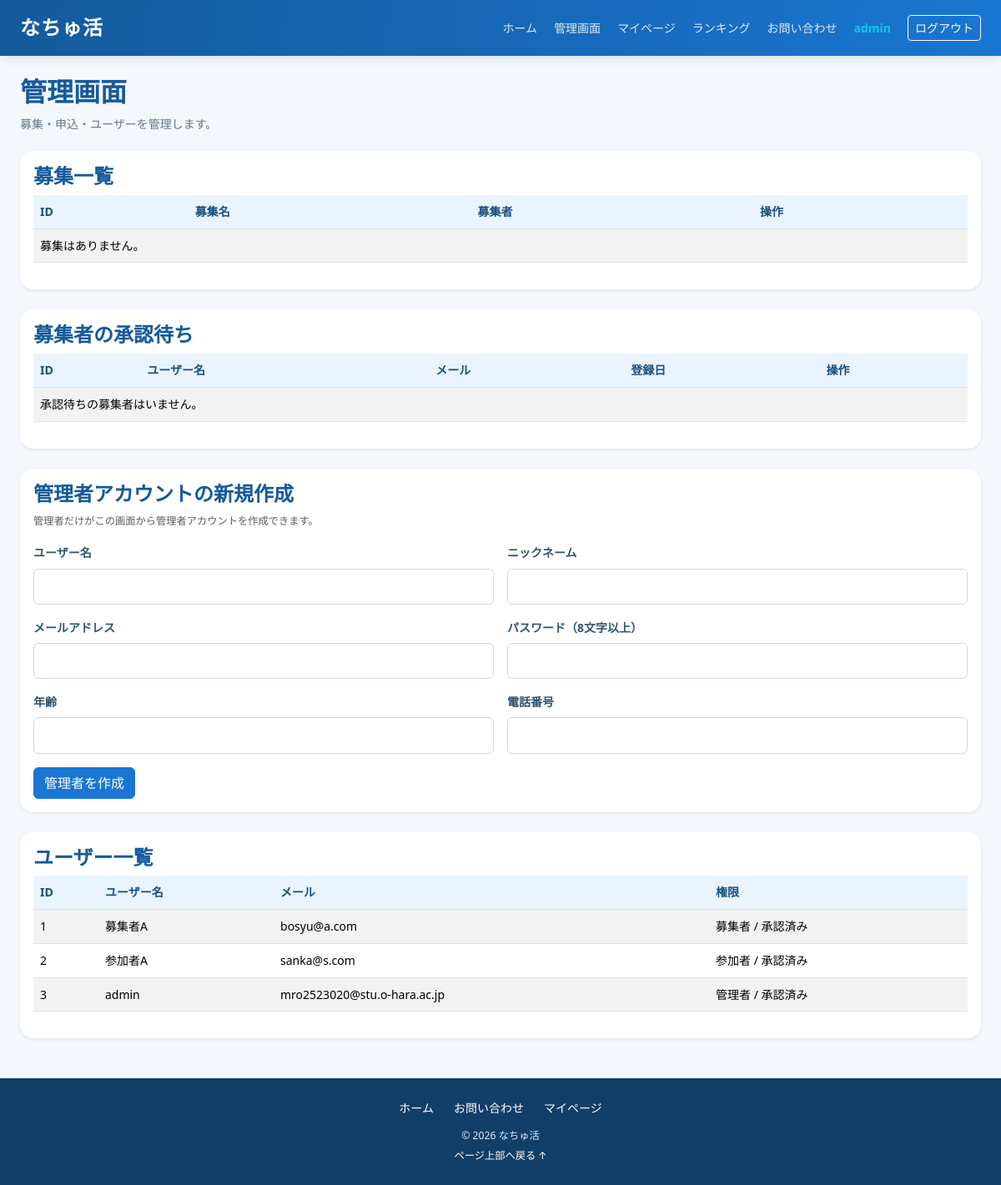
Page /admin (signed in) on the earlier database version.
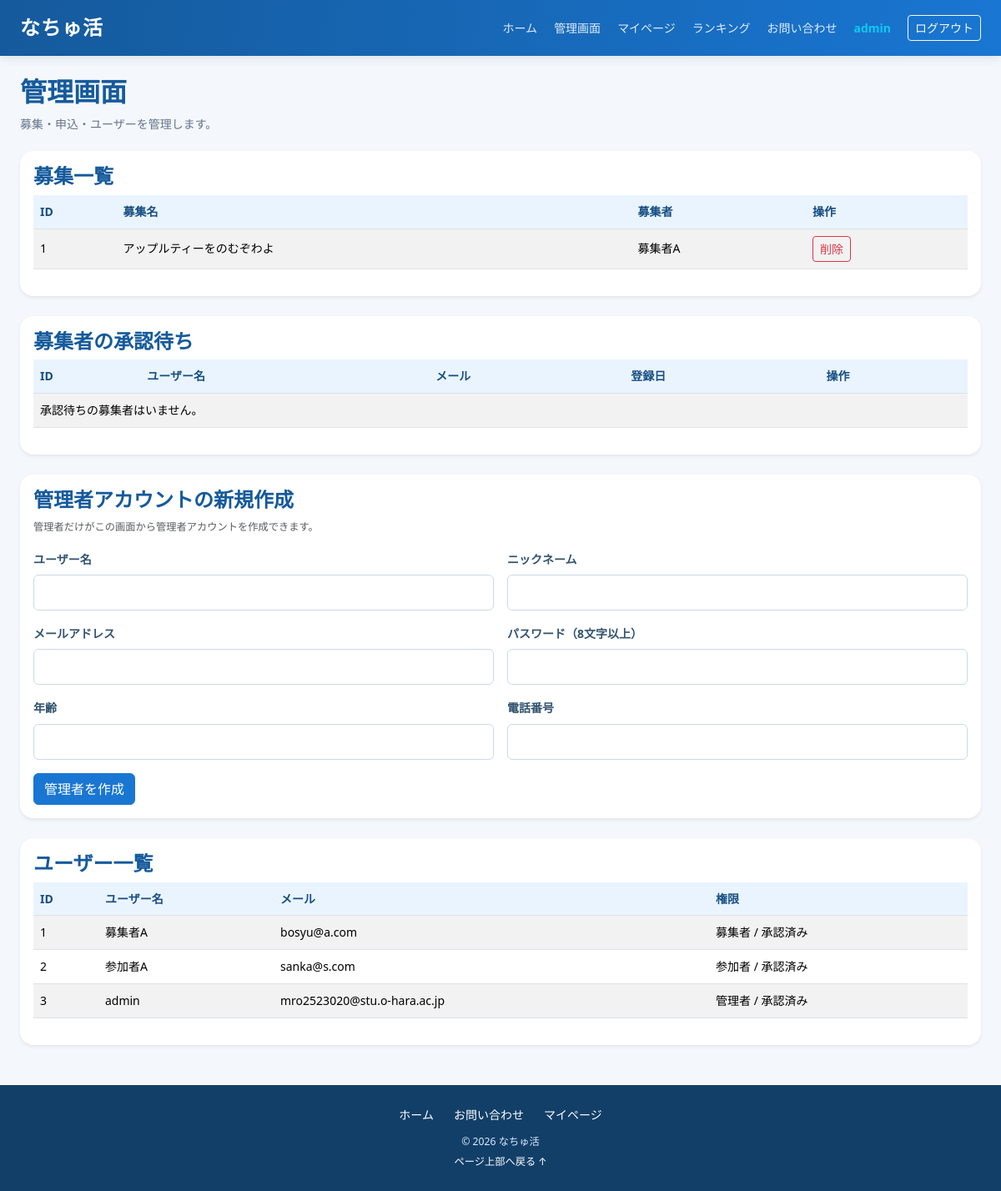
Same page on the later database version.
### apps/crud/models.py (models this page shows, shortened)
class User(db.Model, UserMixin):
    __tablename__ = "users"
    id = db.Column(db.Integer, primary_key=True)
    username = db.Column(db.String, nullable=False)
    nickname = db.Column(db.String, nullable=False)
    age = db.Column(db.Integer, nullable=False)
    email = db.Column(db.String, nullable=False)
    password_hash = db.Column(db.String, nullable=False)
    phone_number = db.Column(db.String(11), nullable=False)
    role = db.Column(db.Integer, nullable=False)
    is_approved = db.Column(db.Boolean,nullable=False,default=True,server_default="1")
    create_at = db.Column(db.DateTime, nullable=False, default=datetime.now)
    update_at = db.Column(db.DateTime, nullable=False, default=datetime.now, onupdate=datetime.now)
    title_id = db.Column(db.Integer,db.ForeignKey("titles.id"))  # FK
    tanks_point = db.Column(db.Integer, nullable=False, default=0)
    ranking_id = db.Column(db.Integer)
    group_name = db.Column(db.String, nullable=False)
    representative_name = db.Column(db.String, nullable=False)
    contact_email = db.Column(db.String, nullable=False)
    group_type = db.Column(db.String, nullable=False)
    title = db.relationship("Title", lazy="joined")
    @property
    def usertitle(self):
        return self.title.title_name if self.title else ""
    recruitments = db.relationship("Recruitment", back_populates="user", cascade="all, delete-orphan")
    likes = db.relationship("Like", back_populates="user", cascade="all, delete-orphan")
    search_histories = db.relationship("SearchHistory", back_populates="user", cascade="all, delete-orphan")
    participation_histories = db.relationship("ParticipationHistory", back_populates="user", cascade="all, delete-orphan")
    recruitment_histories = db.relationship("RecruitmentHistory", back_populates="user", cascade="all, delete-orphan")
    view_histories = db.relationship("ViewHistory", back_populates="user", cascade="all, delete-orphan")
    active_messages = db.relationship("ActiveMessage", back_populates="user", cascade="all, delete-orphan")
    @property
    def password(self):
        raise AttributeError("読み取り不可")

### apps/natyukatu/models.py (models this page shows)
class Recruitment(db.Model):
    __tablename__ = "recruitments"
    id = db.Column(db.Integer, primary_key=True)
    user_id = db.Column(db.Integer, db.ForeignKey("users.id"), nullable=False)
    title = db.Column(db.String, nullable=False)
    description = db.Column(db.String, nullable=False)
    location_prefecture = db.Column(db.String, nullable=False)
    location_city = db.Column(db.String, nullable=False)
    location_detail = db.Column(db.String, nullable=False)
    start_at = db.Column(db.DateTime, nullable=False)
    end_at = db.Column(db.DateTime, nullable=False)
    application_start_at = db.Column(db.DateTime, nullable=False)
    application_end_at = db.Column(db.DateTime, nullable=False)
    capacity = db.Column(db.Integer, nullable=False)
    eligibility = db.Column(db.String, nullable=False)
    required_items = db.Column(db.String, nullable=False)
    status = db.Column(db.String, nullable=False)
    created_at = db.Column(db.DateTime, nullable=False, default=datetime.now)
    updated_at = db.Column(db.DateTime, default=datetime.now, onupdate=datetime.now)
    photo = db.Column(db.LargeBinary, nullable=True)
    photo_mimetype = db.Column(db.String(50), nullable=True)
    video = db.Column(db.LargeBinary, nullable=True)
    video_mimetype = db.Column(db.String(50), nullable=True)
    user = db.relationship("User", back_populates="recruitments")
    likes = db.relationship("Like", back_populates="recruitment", cascade="all, delete-orphan")
    view_histories = db.relationship("ViewHistory", back_populates="recruitment", cascade="all, delete-orphan")
    tags = db.relationship("Tag", back_populates="recruitment", cascade="all, delete-orphan")
    search_histories = db.relationship("SearchHistory", back_populates="recruitment", cascade="all, delete-orphan")
    participation_histories = db.relationship("ParticipationHistory", back_populates="recruitment", cascade="all, delete-orphan")
    recruitment_histories = db.relationship("RecruitmentHistory", back_populates="recruitment", cascade="all, delete-orphan")
    images = db.relationship(
        "RecruitmentImage",
        back_populates="recruitment",
        cascade="all, delete-orphan",
        order_by="RecruitmentImage.display_order"
    )
    active_messages = db.relationship("ActiveMessage", back_populates="recruitment", cascade="all, delete-orphan")

### apps/natyukatu/views.py (the view)
@dt.route("/admin")
@login_required
def admin():
    if getattr(current_user, "role", None) != 1:
        abort(403)
    recruitments = Recruitment.query.order_by(
        Recruitment.created_at.desc()
    ).all()
    entries = ParticipationHistory.query.order_by(
        ParticipationHistory.added_at.desc()
    ).all()
    users = User.query.order_by(
        User.id.asc()
    ).all()
    pending_users = User.query.filter(
        User.role == 2,
        User.is_approved.is_(False)
    ).order_by(
        User.id.asc()
    ).all()
    contacts = ContactHistory.query.order_by(
        ContactHistory.id.desc()
    ).all()
    return render_template(
        "natyukatu/admin.html",
        recruitments=recruitments,
        entries=entries,
        users=users,
        pending_users=pending_users,
        contacts=contacts
    )

### apps/crud/models.py (called while the page is built)
@login_manager.user_loader
def load_user(user_id):
    return User.query.get(user_id)

### apps/natyukatu/views.py (called while the page is built)
def get_user_id():
    if current_user.is_authenticated:
        return getattr(current_user, 'user_id', getattr(current_user, 'id', None))
    return None

@dt.app_context_processor
def inject_unread_notifications():
    user_id = get_user_id()
    if not user_id:
        return {"has_unread_messages": False, "unread_recruitment_ids": set()}
    unread_ids = get_unread_recruitment_ids(user_id)
    return {
        "has_unread_messages": len(unread_ids) > 0,
        "unread_recruitment_ids": unread_ids,
    }

### apps/natyukatu/templates/natyukatu/admin.html (shortened to what the changed rows need)
{% extends "natyukatu/base.html" %}
{% block content %}
<section class="page-heading">
    <h1>管理画面</h1>
</section>
<section class="card border-0 shadow-sm mb-4">
    <div class="card-body">
        <h2 class="h4 section-title">募集一覧</h2>
        <div class="table-responsive">
            <table class="table table-striped">
                <thead>
                    <tr>
                        <th>ID</th>
                        <th>募集名</th>
                        <th>募集者</th>
                        <th>操作</th>
                    </tr>
                </thead>
                <tbody>
                    {% for item in recruitments %}
                    <tr>
                        <td>{{ item.id }}</td>
                        <td>{{ item.title }}</td>
                        <td>{{ item.user.username if item.user else '不明' }}</td>
                        <td>
                            <form method="post" action="{{ url_for('natyukatu.admin_delete_recruitment', active_id=item.id) }}" onsubmit="return confirm('この募集を削除しますか？')">
                                <button class="btn btn-sm btn-outline-danger">削除</button>
                            </form>
                        </td>
                    </tr>
                    {% else %}
                    <tr>
                        <td colspan="4">募集はありません。</td>
                    </tr>
                    {% endfor %}
                </tbody>
            </table>
        </div>
    </div>
</section>
<section class="card border-0 shadow-sm mb-4">
    <div class="card-body">
        <h2 class="h4 section-title">募集者の承認待ち</h2>
        <div class="table-responsive">
            <table class="table table-striped align-middle">
                <thead><tr><th>ID</th><th>ユーザー名</th><th>メール</th><th>登録日</th><th>操作</th></tr></thead>
            </table>
        </div>
    </div>
</section>
<section class="card border-0 shadow-sm mb-4">
    <div class="card-body">
        <h2 class="h4 section-title">管理者アカウントの新規作成</h2>
    </div>
</section>
<section class="card border-0 shadow-sm mb-4">
    <div class="card-body">
        <h2 class="h4 section-title">ユーザー一覧</h2>
        <div class="table-responsive">
            <table class="table table-striped">
                <thead>
                    <tr><th>ID</th><th>ユーザー名</th><th>メール</th><th>権限</th></tr>
                </thead>
                <tbody>
                    {% for user in users %}
                    <tr>
                        <td>{{ user.id }}</td>
                        <td>{{ user.username }}</td>
                        <td>{{ user.email }}</td>
                        <td>{{ {1: "管理者", 2: "募集者", 3: "参加者"}.get(user.role, "不明") }} / {{ "承認済み" if user.is_approved else "承認待ち" }}</td>
                    </tr>
                    {% else %}
                    <tr>
                        <td colspan="4">ユーザーはいません。</td>
                    </tr>
                    {% endfor %}
                </tbody>
            </table>
        </div>
    </div>
</section>
{% endblock %}

### apps/natyukatu/templates/natyukatu/base.html (shortened to what this page needs)
<!DOCTYPE html>
<html lang="ja">
<head>
  <link href="https://cdn.jsdelivr.net/npm/bootstrap@5.3.8/dist/css/bootstrap.min.css" rel="stylesheet">
  <link rel="stylesheet" href="{{ url_for('static', filename='css/natyukatu_base.css') }}">
</head>
<body class="d-flex flex-column min-vh-100">
<nav class="navbar navbar-expand-xl navbar-dark site-navbar sticky-top">
  <div class="container-fluid container-xxl px-3 px-lg-4">
    <a class="navbar-brand fw-bold fs-4" href="{{ url_for('natyukatu.top') }}">なちゅ活</a>
    <div class="collapse navbar-collapse" id="siteMenu">
      <ul class="navbar-nav ms-auto align-items-xl-center gap-xl-1 py-2 py-xl-0">
        <li class="nav-item"><a class="nav-link" href="{{ url_for('natyukatu.top') }}">ホーム</a></li>
        {% if current_user.is_authenticated %}
          {% if current_user.role == 3 %}
            <li class="nav-item"><a class="nav-link" href="{{ url_for('natyukatu.participation_history') }}">参加履歴
              {% if has_unread_messages %}
                <span class="badge rounded-pill text-bg-danger">新着</span>
              {% endif %}
            </a></li>
          {% elif current_user.role == 1 %}
            <li class="nav-item"><a class="nav-link" href="{{ url_for('natyukatu.admin') }}">管理画面</a></li>
          {% endif %}
          <li class="nav-item"><a class="nav-link" href="{{ url_for('natyukatu.userDetail') }}">マイページ</a></li>
        {% else %}
          <li class="nav-item"><a class="nav-link" href="{{ url_for('auth.signup') }}">新規登録</a></li>
          <li class="nav-item"><a class="nav-link" href="{{ url_for('auth.login') }}">ログイン</a></li>
        {% endif %}
        <li class="nav-item"><a class="nav-link" href="{{ url_for('natyukatu.ranking') }}">ランキング</a></li>
        <li class="nav-item"><a class="nav-link" href="{{ url_for('natyukatu.contact') }}">お問い合わせ</a></li>
        {% if current_user.is_authenticated %}
          <li class="nav-item"><span class="nav-link text-info fw-semibold">{{ current_user.username }}</span></li>
          <li class="nav-item"><a class="btn btn-outline-light btn-sm ms-xl-2 mt-2 mt-xl-0" href="{{ url_for('auth.logout') }}">ログアウト</a></li>
        {% endif %}
      </ul>
    </div>
  </div>
</nav>
<main class="container-fluid container-xxl flex-grow-1 py-4 px-3 px-md-4">
  {% block content %}{% endblock %}
</main>
<footer class="site-footer mt-auto py-4">
  <div class="container text-center">
    <div class="d-flex flex-wrap justify-content-center gap-3 mb-2">
      <a href="{{ url_for('natyukatu.top') }}">ホーム</a>
      <a href="{{ url_for('natyukatu.contact') }}">お問い合わせ</a>
      {% if current_user.is_authenticated %}<a href="{{ url_for('natyukatu.userDetail') }}">マイページ</a>{% endif %}
    </div>
    <small>© 2026 なちゅ活</small>
    <div><a class="small" href="#">ページ上部へ戻る ↑</a></div>
  </div>
</footer>
</body>
</html>

Differences in the rows shown:
added Recruitment: id "1", title "アップルティーをのむぞわよ", user "募集者A"
Other differences:
text no longer shown: "募集はありません。"
